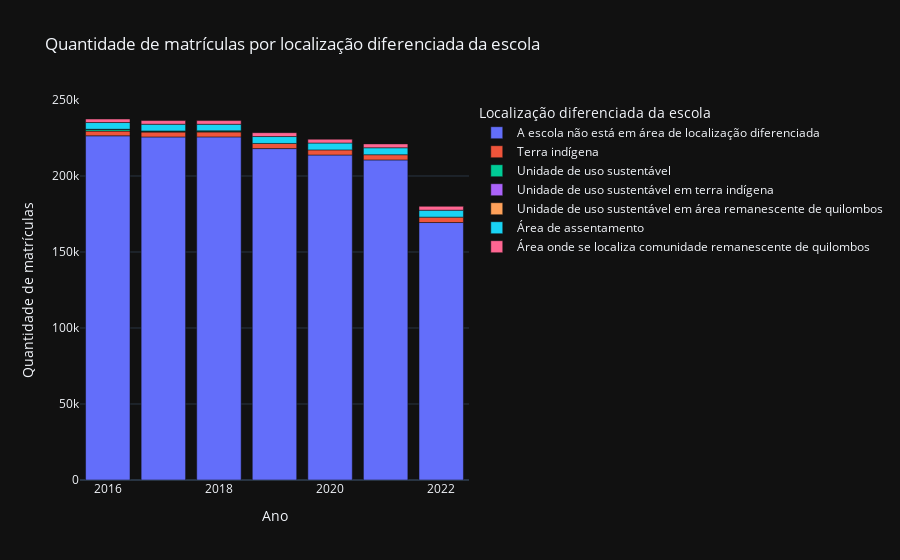

Notebook source saved alongside this figure:
### Code cell
fig, df = get_plot_quantidade_matriculas("Localização diferenciada da escola")
fig

### Figure 1 — Plotly figure (JSON) as saved in the notebook; plotly's stock layout.template omitted (floating-point values rounded to 4 significant figures)
{"data": [{"alignmentgroup": "True", "hovertemplate": "Localização diferenciada da escola=A escola não está em área de localização diferenciada<br>Ano=%{x}<br>Quantidade de matrículas=%{y}<extra></extra>", "legendgroup": "A escola não está em área de localização diferenciada", "marker": {"color": "#636efa", "pattern": {"shape": ""}}, "name": "A escola não está em área de localização diferenciada", "offsetgroup": "A escola não está em área de localização diferenciada", "orientation": "v", "showlegend": true, "textposition": "auto", "x": [2016, 2017, 2018, 2019, 2020, 2021, 2022], "xaxis": "x", "y": [226449, 225698, 225739, 218043, 213815, 210593, 169393], "yaxis": "y", "type": "bar"}, {"alignmentgroup": "True", "hovertemplate": "Localização diferenciada da escola=Terra indígena<br>Ano=%{x}<br>Quantidade de matrículas=%{y}<extra></extra>", "legendgroup": "Terra indígena", "marker": {"color": "#EF553B", "pattern": {"shape": ""}}, "name": "Terra indígena", "offsetgroup": "Terra indígena", "orientation": "v", "showlegend": true, "textposition": "auto", "x": [2016, 2017, 2018, 2019, 2020, 2021, 2022], "xaxis": "x", "y": [3083, 3211, 3248, 3373, 3365, 3417, 3543], "yaxis": "y", "type": "bar"}, {"alignmentgroup": "True", "hovertemplate": "Localização diferenciada da escola=Unidade de uso sustentável<br>Ano=%{x}<br>Quantidade de matrículas=%{y}<extra></extra>", "legendgroup": "Unidade de uso sustentável", "marker": {"color": "#00cc96", "pattern": {"shape": ""}}, "name": "Unidade de uso sustentável", "offsetgroup": "Unidade de uso sustentável", "orientation": "v", "showlegend": true, "textposition": "auto", "x": [2016, 2017, 2018], "xaxis": "x", "y": [1129, 676, 663], "yaxis": "y", "type": "bar"}, {"alignmentgroup": "True", "hovertemplate": "Localização diferenciada da escola=Unidade de uso sustentável em terra indígena<br>Ano=%{x}<br>Quantidade de matrículas=%{y}<extra></extra>", "legendgroup": "Unidade de uso sustentável em terra indígena", "marker": {"color": "#ab63fa", "pattern": {"shape": ""}}, "name": "Unidade de uso sustentável em terra indígena", "offsetgroup": "Unidade de uso sustentável em terra indígena", "orientation": "v", "showlegend": true, "textposition": "auto", "x": [2016, 2017, 2018], "xaxis": "x", "y": [34, 9, 10], "yaxis": "y", "type": "bar"}, {"alignmentgroup": "True", "hovertemplate": "Localização diferenciada da escola=Unidade de uso sustentável em área remanescente de quilombos<br>Ano=%{x}<br>Quantidade de matrículas=%{y}<extra></extra>", "legendgroup": "Unidade de uso sustentável em área remanescente de quilombos", "marker": {"color": "#FFA15A", "pattern": {"shape": ""}}, "name": "Unidade de uso sustentável em área remanescente de quilombos", "offsetgroup": "Unidade de uso sustentável em área remanescente de quilombos", "orientation": "v", "showlegend": true, "textposition": "auto", "x": [2016, 2017, 2018], "xaxis": "x", "y": [53, 59, 51], "yaxis": "y", "type": "bar"}, {"alignmentgroup": "True", "hovertemplate": "Localização diferenciada da escola=Área de assentamento<br>Ano=%{x}<br>Quantidade de matrículas=%{y}<extra></extra>", "legendgroup": "Área de assentamento", "marker": {"color": "#19d3f3", "pattern": {"shape": ""}}, "name": "Área de assentamento", "offsetgroup": "Área de assentamento", "orientation": "v", "showlegend": true, "textposition": "auto", "x": [2016, 2017, 2018, 2019, 2020, 2021, 2022], "xaxis": "x", "y": [4440, 4414, 4328, 4549, 4523, 4578, 4576], "yaxis": "y", "type": "bar"}, {"alignmentgroup": "True", "hovertemplate": "Localização diferenciada da escola=Área onde se localiza comunidade remanescente de quilombos<br>Ano=%{x}<br>Quantidade de matrículas=%{y}<extra></extra>", "legendgroup": "Área onde se localiza comunidade remanescente de quilombos", "marker": {"color": "#FF6692", "pattern": {"shape": ""}}, "name": "Área onde se localiza comunidade remanescente de quilombos", "offsetgroup": "Área onde se localiza comunidade remanescente de quilombos", "orientation": "v", "showlegend": true, "textposition": "auto", "x": [2016, 2017, 2018, 2019, 2020, 2021, 2022], "xaxis": "x", "y": [2318, 2414, 2421, 2556, 2526, 2552, 2561], "yaxis": "y", "type": "bar"}], "layout": {"xaxis": {"anchor": "y", "domain": [0.0, 1.0], "title": {"text": "Ano"}}, "yaxis": {"anchor": "x", "domain": [0.0, 1.0], "title": {"text": "Quantidade de matrículas"}}, "legend": {"title": {"text": "Localização diferenciada da escola"}, "tracegroupgap": 0}, "title": {"text": "Quantidade de matrículas por localização diferenciada da escola"}, "barmode": "relative"}}
